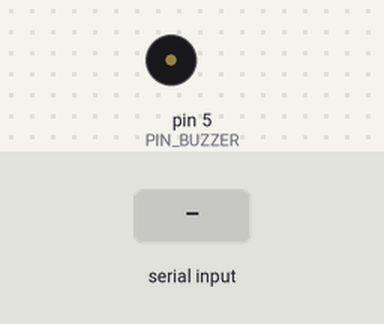
This sketch was run on a simulated Arduino Uno, built with avr-gcc and run on an emulated ATmega328P. Parts: buzzer (waves = sounding). The test bench sets the inputs (shaded band). What the sketch prints to the serial monitor is not drawn.

Above: at 1.2 s.
1.3 s: "1\n" received over Serial
At 1.8 s:
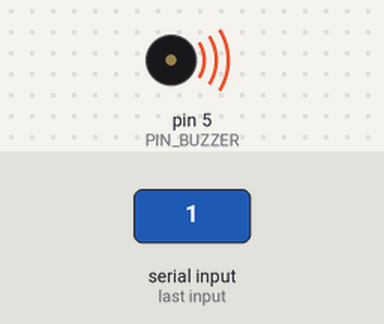
3.8 s: "0\n" received over Serial
Timing chart, 0 to 6.8 s (numbered marks = the images above; inputs shaded):
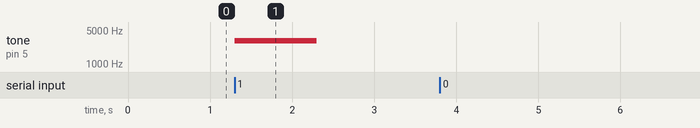

The sketch:

test_forklift_buzzer.ino
```cpp
// ====================================================================================================
// TEST CODE (not final) | board: FORKLIFT | buzzer check through the serial monitor; do not use as the final program
// ====================================================================================================
/*
 * test_forklift_buzzer.ino  -  부저 단독 시험: 핀 / 상수 / 하드웨어 함수 (USB Serial 은 아래쪽 시험 영역에서만 사용)
 * 보드: FRIBEE EDU (UNO R3 호환)
 *
 * [파일 구성]  .ino 파일 1개 (별도 .h 없음)
 *   위쪽 : 핀 / 상수 / 하드웨어 함수 (Serial 사용 없음)
 *   아래쪽 ("SERIAL TEST SECTION" 이후) : 시리얼 모니터 메뉴 + setup()/loop() (진단 전용)
 *
 * [표기 규칙]  ★ EXTERNAL : 수업 PPT 코드  /  ◆ NEW : 새로 작성  /  ?? TODO ?? : 사용자 확인 전 임시값
 * 규칙: 센서/모듈 세부사항은 사용자 확인 후 반영. 테스트는 "동작 확인"만 한다.
 */

// ---------------- 핀맵 (사용자 제공 값 그대로, 임의 변경 금지) ----------------
const uint8_t PIN_BUZZER = 5;   // 수동 부저

// ---------------- 상수 ----------------
const unsigned int  BUZZER_TEST_HZ = 3000;   // ★ EXTERNAL: 2_2_ABOT주행.pptx 슬라이드 10 의 예제 주파수
const unsigned long BUZZER_TEST_MS = 1000;

// ---------------- 하드웨어 함수 ----------------
void initHardware() {  // ◆ NEW
  pinMode(PIN_BUZZER, OUTPUT);
}

// ★ EXTERNAL: 2_2_ABOT주행.pptx 슬라이드 10 (핀 4 -> PIN_BUZZER 로만 변경). 소리가 끝날 때까지 기다린다
void buzzerBeep(unsigned int frequency, unsigned long ms) {
  tone(PIN_BUZZER, frequency, ms);
  delay(ms);
}

// ====================================================================================================
// SERIAL TEST SECTION  (USB Serial is used only below this line)
// ====================================================================================================
/*
 * 시리얼 테스트 구역  -  부저를 시리얼 모니터로 확인하는 테스트 코드 (진단 전용)
 *
 * 이 아래의 모든 함수는 Serial(USB) 을 사용한다. 실제 동작 함수는 위쪽 하드웨어 함수 구역에 있다.
 * 사용법: 시리얼 모니터 9600 bps -> 메뉴 번호 입력
 */

const long SERIAL_BAUD = 9600;

void printMenu() {
  Serial.println(F("\n== Forklift buzzer test =="));
  Serial.println(F("1 Buzzer 3kHz 1s"));
  Serial.println(F("Select:"));
}

// ---------------- 1. 부저 ----------------
void testBuzzer() {
  buzzerBeep(BUZZER_TEST_HZ, BUZZER_TEST_MS);
  Serial.println(F("Buzzer 3kHz 1s done"));
}

// ---------------- setup / loop (시리얼 메뉴) ----------------
void setup() {
  Serial.begin(SERIAL_BAUD);
  initHardware();
  printMenu();
}

void loop() {
  if (Serial.available() <= 0) return;
  int cmd = Serial.read();
  switch (cmd) {
    case '1': testBuzzer(); break;
    case '\n':
    case '\r': return;
    default:  Serial.println(F("Unknown cmd"));
  }
  printMenu();
}
```

Measured:
- after the input at 1.3 s, tone on pin 5 (PIN_BUZZER): silent → 3000 Hz at once, → silent 1.0 s later
- after the input at 3.8 s, every drawn part: stays the same
